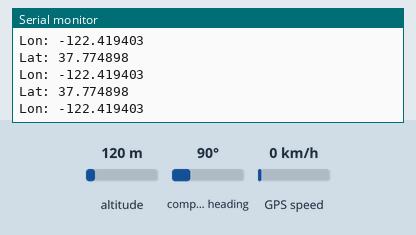
Simulated run of this sketch. Board: Arduino Mega 2560, built with avr-gcc and run on an emulated ATmega2560. Parts: the last lines printed to the serial monitor. The inputs (shaded band) are chosen by the test bench; at power-on: compass heading 90°, GPS speed 0 km/h, altitude 120 m. The GPS gets a fix after 3 s at 37.7749, -122.4194 with 8 satellites; the modem accepts every AT command (registered, SIM ready, sends succeed) and sends nothing else.

Above: at 6.2 s.
6.3 s: compass heading set to 7°
At 7.5 s:
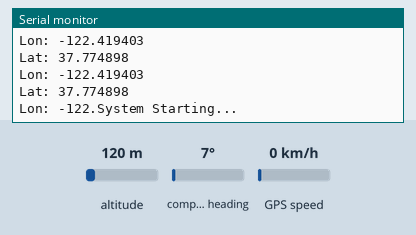
12.6 s: GPS speed set to 30 km/h
At 14.5 s:
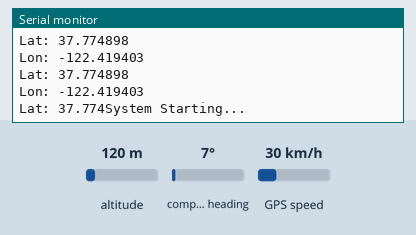

Measured:
- after the input at 6.3 s, the serial monitor: prints a new line after 0.77 s (image 1)
- after the input at 12.6 s, the serial monitor: prints a new line after 0.50 s (image 2)

The sketch:

gpsandgsm_testcode_.ino
```cpp
#include <TinyGPS++.h>

TinyGPSPlus gps;

unsigned long lastSend = 0;

void setup() {
  Serial.begin(9600);     // Monitor
  Serial1.begin(9600);    // GPS
  Serial2.begin(9600);    // GSM

  Serial.println("System Starting...");
  delay(3000);

  // Test GSM
  Serial2.println("AT");
  delay(1000);
  Serial2.println("AT+CMGF=1"); // SMS text mode
  delay(1000);
}

void loop() {

  // Read GPS data
  while (Serial1.available()) {
    gps.encode(Serial1.read());
  }

  // If GPS location is valid
  if (gps.location.isValid()) {

    float lat = gps.location.lat();
    float lon = gps.location.lng();

    Serial.print("Lat: ");
    Serial.println(lat, 6);
    Serial.print("Lon: ");
    Serial.println(lon, 6);

    // Send SMS every 20 seconds
    if (millis() - lastSend > 20000) {
      sendSMS(lat, lon);
      lastSend = millis();
    }
  }
}

void sendSMS(float lat, float lon) {
  Serial.println("Sending SMS...");

  Serial2.println("AT+CMGF=1");
  delay(1000);

  Serial2.println("AT+CMGS=\"+918308032572\"");
  delay(1000);

  Serial2.print("EMERGENCY ALERT Women Safety system Triggered:\n");
  Serial2.print("https://maps.google.com/?q=");
  Serial2.print(lat, 6);
  Serial2.print(",");
  Serial2.print(lon, 6);

  delay(500);

  Serial2.write(26);
  delay(5000);

  Serial.println("SMS Sent");
}
```
